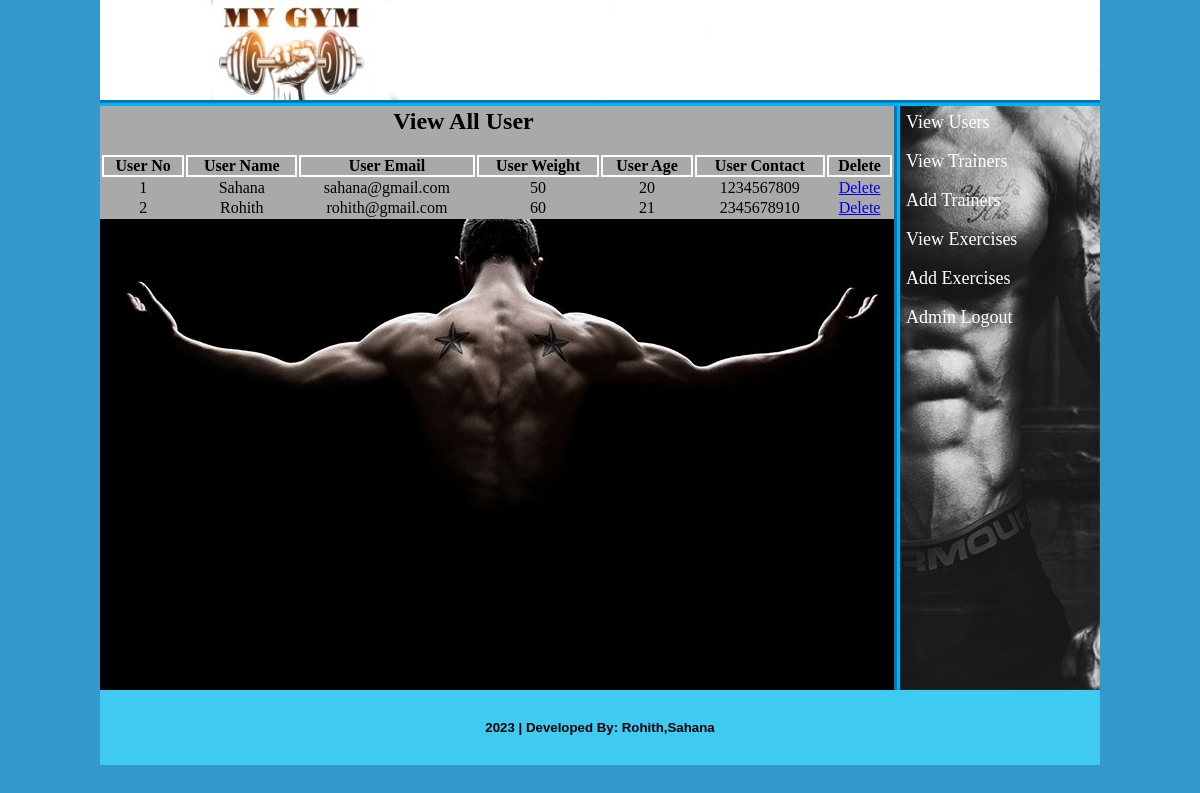
Page /admin/index.php?view_users (signed in) on the committed database.
### tables this page shows
CREATE TABLE `users` (
  `user_id` int(10) NOT NULL,
  `user_name` varchar(20) NOT NULL,
  `user_email` varchar(30) NOT NULL,
  `user_pass` varchar(20) NOT NULL,
  `user_weight` int(10) NOT NULL,
  `user_age` int(10) NOT NULL,
  `user_contact` varchar(20) NOT NULL
);

### admin/view_users.php (the view, shortened to what this page needs)
<html>
<head>
</head>
<body>
	<table align="center" width="794" style="color:black;">
		<tr align="center">
			<td colspan="6"><h2>View All User</h2><br></td>
		</tr>
		<tr>
			<th>User No</th>
			<th>User Name</th>
			<th>User Email</th>
			<th>User Weight</th>
			<th>User Age</th>
			<th>User Contact</th>
			<th>Delete</th>
		</tr>
		<?php
		$i=0;
			$sel_user="SELECT * FROM users";
			$run_user=mysqli_query($con, $sel_user);
			while ($row_user=mysqli_fetch_array($run_user)) {
				$user_id=$row_user['user_id'];
				$user_name=$row_user['user_name'];
				$user_email=$row_user['user_email'];
				$user_weight=$row_user['user_weight'];
				$user_age=$row_user['user_age'];
				$user_contact=$row_user['user_contact'];
				$i++;
		?>
		<tr align="center">
			<td><?php echo $i; ?></td>
			<td><?php echo $user_name; ?></td>
			<td><?php echo $user_email; ?></td>
			<td><?php echo $user_weight; ?></td>
			<td><?php echo $user_age; ?></td>
			<td><?php echo $user_contact; ?></td>
			<td><a href="index.php?delete_user=<?php echo $user_id; ?>">Delete</a></td>
		</tr>
		<?php } ?>
	</table>
</body>
</html>

### admin/styles/style.css (style rules this page uses)
html, body, div, span, applet, object, iframe, h1, h2, h3, h4, h5, h6, p, blockquote, pre, a, abbr, acronym, address, big, cite, code, del, dfn, em, img, ins, kbd, q, s, samp, small, strike, strong, sub, sup, tt, var, b, u, i, center, dl, dt, dd, ol, ul, li, fieldset, form, label, legend, table, caption, tbody, tfoot, thead, tr, th, td, article, aside, canvas, details, embed, figure, figcaption, footer, header, hgroup, menu, nav, output, ruby, section, summary, time, mark, audio, video { margin: 0; padding: 0; border: 0; vertical-align: baseline; }
body { background-color: #39C; background-repeat: no-repeat; }

### admin/view_users.php (style rules this page uses)
table { background-color: darkgrey; }
tr,th { border: 2px solid white; }

### rows in the picture
users: user_name "Sahana", user_email "sahana@gmail.com", user_weight "50", user_age "20", user_contact "1234567809"
users: user_name "Rohith", user_email "rohith@gmail.com", user_weight "60", user_age "21", user_contact "2345678910"
